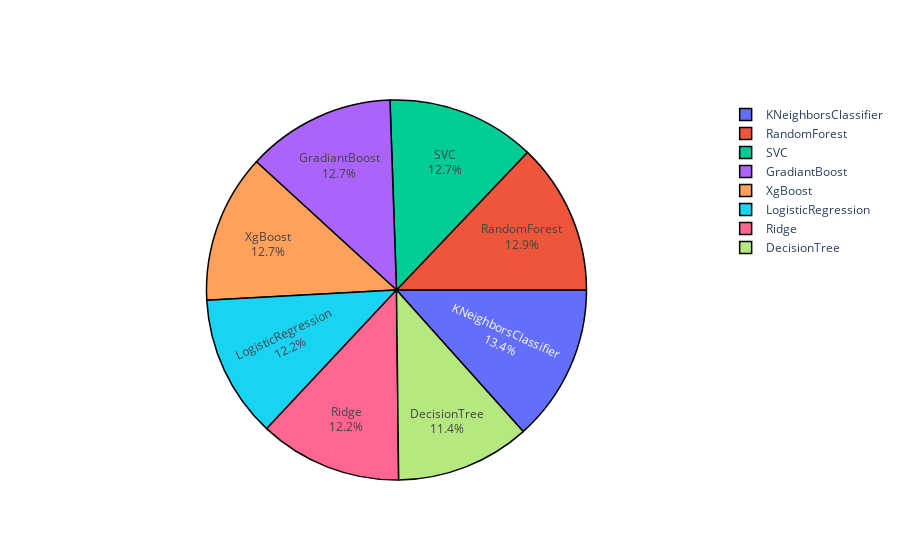

Notebook source saved alongside this figure:
### Code cell
label = model_scores['Algorithms']
value = model_scores['Score']

fig = go.Figure(data=[go.Pie(labels = label, values = value, rotation = 90)])

fig.update_traces(textposition='inside',
                  textinfo='percent+label',
                  marker=dict(line=dict(color='#000000', width = 1.5)))

fig.update_layout(title_x=0.5,
                  title_font=dict(size=20),
                  uniformtext_minsize=15)

fig.show()

### Figure 1 — Plotly figure (JSON) as saved in the notebook; plotly's stock layout.template omitted (floating-point values rounded to 4 significant figures)
{"data": [{"labels": ["KNeighborsClassifier", "RandomForest", "SVC", "GradiantBoost", "XgBoost", "LogisticRegression", "Ridge", "DecisionTree"], "marker": {"line": {"color": "#000000", "width": 1.5}}, "rotation": 90, "textinfo": "percent+label", "textposition": "inside", "type": "pie", "values": [0.9016, 0.8689, 0.8525, 0.8525, 0.8525, 0.8197, 0.8197, 0.7705]}], "layout": {"title": {"font": {"size": 20}, "x": 0.5}, "uniformtext": {"minsize": 15}}}
